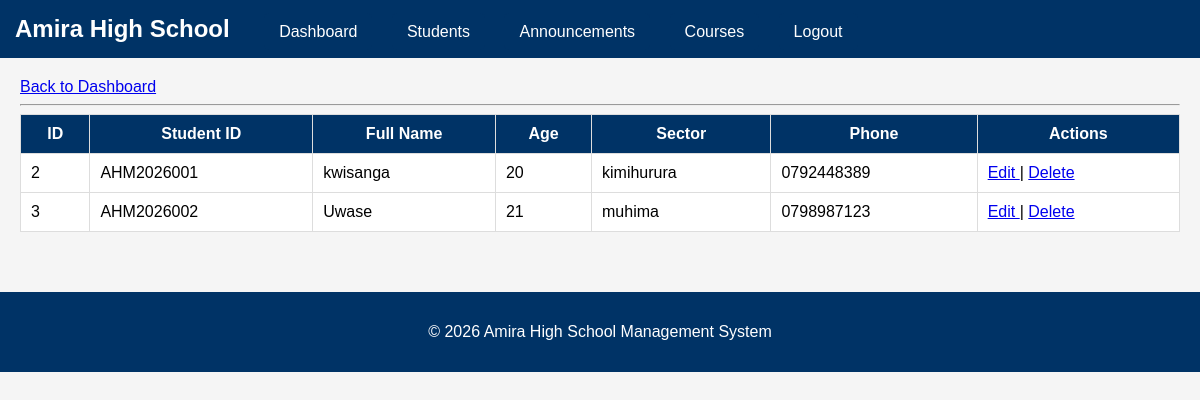
Page /admin/students (signed in) on the earlier database version.
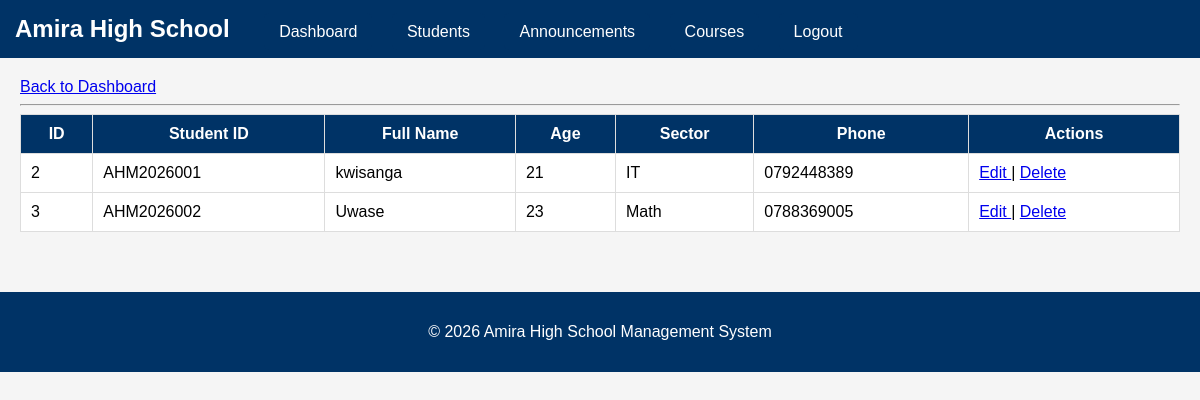
Same page on the later database version.
### tables this page shows
CREATE TABLE registration (
    id INTEGER PRIMARY KEY AUTOINCREMENT,
    student_id TEXT UNIQUE,
    full_name TEXT NOT NULL,
    age INTEGER NOT NULL,
    sector TEXT NOT NULL,
    date_of_birth TEXT NOT NULL,
    phone TEXT UNIQUE NOT NULL,
    password TEXT NOT NULL,
    login_type TEXT NOT NULL DEFAULT 'student'
);

### app.py (the view)
@app.route("/admin/students")
def students():
    if "user_id" not in session:
        return redirect("/login")
    if session["login_type"] != "admin":
        return "Access Denied"
    students = get_all_students()
    return render_template(
        "students.html",
        students=students
    )

### database.py (called while the page is built)
def get_connection():
    conn = sqlite3.connect(DATABASE)
    conn.row_factory = sqlite3.Row
    return conn

def get_all_students():
    conn = get_connection()
    students = conn.execute("""
    SELECT *
    FROM registration
    WHERE login_type = 'student'
    ORDER BY id ASC
    """).fetchall()
    conn.close()
    return students

### templates/students.html (shortened to what this page needs)
{% extends "base.html" %}
{% block content %}
<a href="/admin/dashboard">
    Back to Dashboard
</a>
<hr>
<table border="1">
<tr>
    <th>ID</th>
    <th>Student ID</th>
    <th>Full Name</th>
    <th>Age</th>
    <th>Sector</th>
    <th>Phone</th>
    <th>Actions</th>
</tr>
{% for student in students %}
<tr>
<td>{{ student.id }}</td>
<td>{{ student.student_id }}</td>
<td>{{ student.full_name }}</td>
<td>{{ student.age }}</td>
<td>{{ student.sector }}</td>
<td>{{ student.phone }}</td>
<td>
<a href="/admin/students/edit/{{ student.id }}">
    Edit
</a>
|
<a href="/admin/students/delete/{{ student.id }}"
onclick="return confirm('Delete this student?')">
    Delete
</a>
</td>
</tr>
{% endfor %}
</table>
{% endblock %}

Differences in the rows shown:
changed registration "AHM2026001": age "20" → "21"; sector "kimihurura" → "IT"
changed registration "AHM2026002": age "21" → "23"; sector "muhima" → "Math"; phone "0798987123" → "0788369005"
